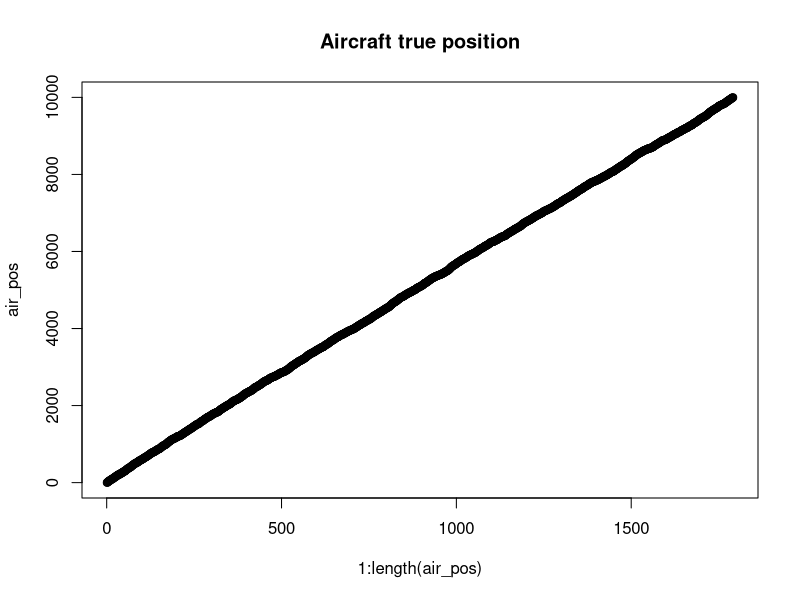
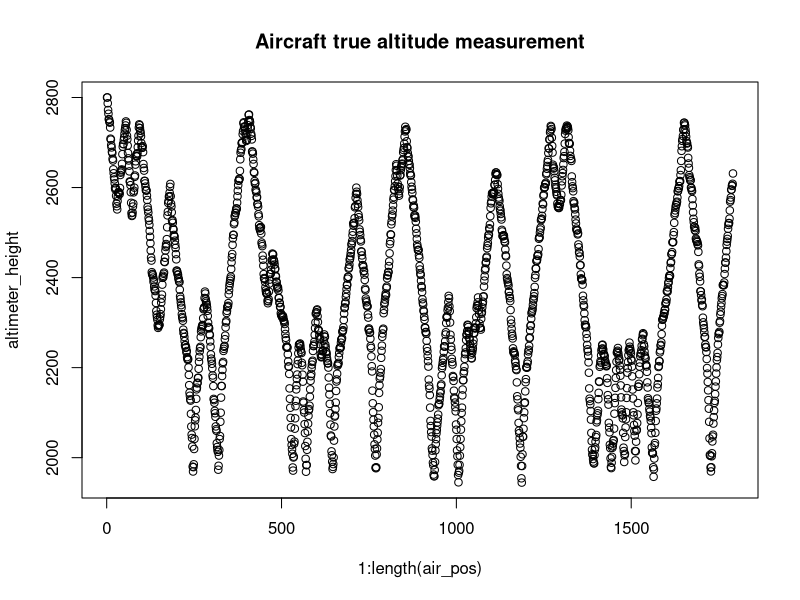
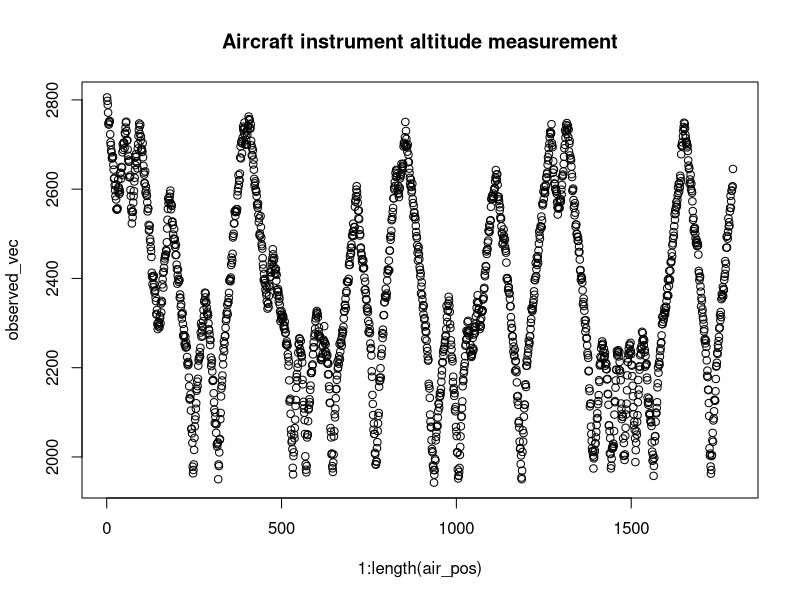

Write R code to recreate these figures, in order.
## ---- chunk 1
knitr::opts_chunk$set(echo = TRUE)
## ---- chunk 2
min_v <- 1
max_v <- 10
aircraft_height <- 3000

# noise parameters
noise_mean <- 0 # assume that bias is corrected
noise_sd <- 10
## ---- chunk 3
aircraft_model_config <- data.frame("min_v" = min_v,
                                    "max_v" = max_v,
                                    "aircraft_height" = aircraft_height,
                                    "ra_noise_mean" = noise_mean,
                                    "ra_noise_sd" = noise_sd)
write.csv(aircraft_model_config, file = "../config.csv")
## ---- chunk 4
set.seed(12345)
dataset <- read.csv("terrain.csv")$x # TODO: read from data
cur_x <- 1
max_x <- length(dataset)
air_pos <- numeric()
while (cur_x <= max_x) {
    air_pos <- append(air_pos, c(cur_x)) # dynamic append
    cur_x <- cur_x + sample(min_v:max_v, 1)
}
altimeter_height <- aircraft_height - dataset[air_pos]
## ---- chunk 5
plot(1:length(air_pos), air_pos, main = "Aircraft true position")
plot(1:length(air_pos), altimeter_height, main = "Aircraft true altitude measurement")
## ---- chunk 6
noise_vec <- rnorm(length(altimeter_height), mean = noise_mean, sd = noise_sd)
observed_vec <- altimeter_height + noise_vec
plot(1:length(air_pos), observed_vec, main = "Aircraft instrument altitude measurement")
## ---- chunk 7
# Note that observed_vec and true_aircraft_pos have same length
# that must be smaller than that of dataset
# pad vectors
observed_vec <- append(observed_vec, rep(NA, length(dataset) - length(observed_vec)))
air_pos <- append(air_pos, rep(NA, length(dataset) - length(air_pos)))
altimeter_height <- append(altimeter_height, rep(NA, length(dataset) - length(altimeter_height)))
simulated_dataset <- data.frame("terrain_map" = dataset,
                                "noiseless_measurements" = altimeter_height,
                                "measurements" = observed_vec,
                                "true_aircraft_pos" = air_pos)
write.csv(simulated_dataset, file = "../simulated_dataset.csv")
